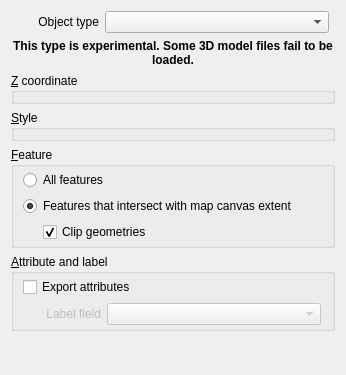
<?xml version="1.0" encoding="UTF-8"?>
<ui version="4.0">
 <class>VectorPropertiesWidget</class>
 <widget class="QWidget" name="VectorPropertiesWidget">
  <property name="geometry">
   <rect>
    <x>0</x>
    <y>0</y>
    <width>346</width>
    <height>375</height>
   </rect>
  </property>
  <property name="windowTitle">
   <string>Form</string>
  </property>
  <layout class="QVBoxLayout" name="verticalLayout_2">
   <item>
    <layout class="QFormLayout" name="formLayout_4">
     <property name="fieldGrowthPolicy">
      <enum>QFormLayout::AllNonFixedFieldsGrow</enum>
     </property>
     <property name="leftMargin">
      <number>8</number>
     </property>
     <property name="rightMargin">
      <number>6</number>
     </property>
     <item row="0" column="0">
      <widget class="QLabel" name="label_ObjectType">
       <property name="minimumSize">
        <size>
         <width>80</width>
         <height>0</height>
        </size>
       </property>
       <property name="text">
        <string>Object type</string>
       </property>
       <property name="alignment">
        <set>Qt::AlignRight|Qt::AlignTrailing|Qt::AlignVCenter</set>
       </property>
      </widget>
     </item>
     <item row="0" column="1">
      <widget class="QComboBox" name="comboBox_ObjectType">
       <property name="sizePolicy">
        <sizepolicy hsizetype="Expanding" vsizetype="Fixed">
         <horstretch>0</horstretch>
         <verstretch>0</verstretch>
        </sizepolicy>
       </property>
      </widget>
     </item>
    </layout>
   </item>
   <item>
    <widget class="QLabel" name="label_ObjectTypeMessage">
     <property name="font">
      <font>
       <weight>75</weight>
       <bold>true</bold>
      </font>
     </property>
     <property name="styleSheet">
      <string notr="true">font-weight: bold;</string>
     </property>
     <property name="text">
      <string>This type is experimental. Some 3D model files fail to be loaded.</string>
     </property>
     <property name="alignment">
      <set>Qt::AlignCenter</set>
     </property>
     <property name="wordWrap">
      <bool>true</bool>
     </property>
    </widget>
   </item>
   <item>
    <widget class="QGroupBox" name="groupBox_zCoordinate">
     <property name="title">
      <string>&amp;Z coordinate</string>
     </property>
     <layout class="QGridLayout" name="gridLayout_9">
      <property name="leftMargin">
       <number>9</number>
      </property>
      <property name="topMargin">
       <number>3</number>
      </property>
      <property name="rightMargin">
       <number>9</number>
      </property>
      <property name="bottomMargin">
       <number>3</number>
      </property>
      <item row="1" column="0">
       <layout class="QVBoxLayout" name="verticalLayout_zCoordinate"/>
      </item>
     </layout>
    </widget>
   </item>
   <item>
    <widget class="QGroupBox" name="groupBox_Styles">
     <property name="minimumSize">
      <size>
       <width>0</width>
       <height>0</height>
      </size>
     </property>
     <property name="title">
      <string>&amp;Style</string>
     </property>
     <layout class="QGridLayout" name="gridLayout_8">
      <property name="leftMargin">
       <number>9</number>
      </property>
      <property name="topMargin">
       <number>3</number>
      </property>
      <property name="rightMargin">
       <number>9</number>
      </property>
      <property name="bottomMargin">
       <number>3</number>
      </property>
      <item row="0" column="0">
       <layout class="QVBoxLayout" name="verticalLayout_Styles"/>
      </item>
     </layout>
    </widget>
   </item>
   <item>
    <widget class="QGroupBox" name="groupBox_Features">
     <property name="title">
      <string>&amp;Feature</string>
     </property>
     <layout class="QVBoxLayout" name="verticalLayout_3">
      <property name="leftMargin">
       <number>9</number>
      </property>
      <property name="topMargin">
       <number>3</number>
      </property>
      <property name="rightMargin">
       <number>9</number>
      </property>
      <property name="bottomMargin">
       <number>3</number>
      </property>
      <item>
       <widget class="QRadioButton" name="radioButton_AllFeatures">
        <property name="text">
         <string>All features</string>
        </property>
       </widget>
      </item>
      <item>
       <widget class="QRadioButton" name="radioButton_IntersectingFeatures">
        <property name="text">
         <string>Features that intersect with map canvas extent</string>
        </property>
        <property name="checked">
         <bool>true</bool>
        </property>
       </widget>
      </item>
      <item>
       <layout class="QVBoxLayout" name="verticalLayout_Feature">
        <property name="leftMargin">
         <number>20</number>
        </property>
        <item>
         <widget class="QCheckBox" name="checkBox_Clip">
          <property name="text">
           <string>Clip geometries</string>
          </property>
          <property name="checked">
           <bool>true</bool>
          </property>
         </widget>
        </item>
       </layout>
      </item>
     </layout>
    </widget>
   </item>
   <item>
    <widget class="QGroupBox" name="groupBox_Attrs">
     <property name="title">
      <string>&amp;Attribute and label</string>
     </property>
     <layout class="QVBoxLayout" name="verticalLayout_4">
      <property name="leftMargin">
       <number>9</number>
      </property>
      <property name="topMargin">
       <number>3</number>
      </property>
      <property name="rightMargin">
       <number>9</number>
      </property>
      <property name="bottomMargin">
       <number>3</number>
      </property>
      <item>
       <widget class="QCheckBox" name="checkBox_ExportAttrs">
        <property name="text">
         <string>Export attributes</string>
        </property>
        <property name="checked">
         <bool>false</bool>
        </property>
       </widget>
      </item>
      <item>
       <layout class="QFormLayout" name="formLayout_Label">
        <property name="leftMargin">
         <number>2</number>
        </property>
        <property name="rightMargin">
         <number>2</number>
        </property>
        <item row="0" column="0">
         <widget class="QLabel" name="label">
          <property name="enabled">
           <bool>false</bool>
          </property>
          <property name="minimumSize">
           <size>
            <width>76</width>
            <height>0</height>
           </size>
          </property>
          <property name="text">
           <string>Label field</string>
          </property>
          <property name="alignment">
           <set>Qt::AlignRight|Qt::AlignTrailing|Qt::AlignVCenter</set>
          </property>
         </widget>
        </item>
        <item row="0" column="1">
         <widget class="QComboBox" name="comboBox_Label">
          <property name="enabled">
           <bool>false</bool>
          </property>
          <property name="sizePolicy">
           <sizepolicy hsizetype="Expanding" vsizetype="Fixed">
            <horstretch>0</horstretch>
            <verstretch>0</verstretch>
           </sizepolicy>
          </property>
          <property name="maximumSize">
           <size>
            <width>270</width>
            <height>16777215</height>
           </size>
          </property>
         </widget>
        </item>
       </layout>
      </item>
      <item>
       <layout class="QVBoxLayout" name="verticalLayout_Label"/>
      </item>
     </layout>
    </widget>
   </item>
   <item>
    <spacer name="verticalSpacer">
     <property name="orientation">
      <enum>Qt::Vertical</enum>
     </property>
     <property name="sizeHint" stdset="0">
      <size>
       <width>20</width>
       <height>40</height>
      </size>
     </property>
    </spacer>
   </item>
  </layout>
 </widget>
 <resources/>
 <connections>
  <connection>
   <sender>radioButton_IntersectingFeatures</sender>
   <signal>toggled(bool)</signal>
   <receiver>checkBox_Clip</receiver>
   <slot>setEnabled(bool)</slot>
   <hints>
    <hint type="sourcelabel">
     <x>169</x>
     <y>168</y>
    </hint>
    <hint type="destinationlabel">
     <x>179</x>
     <y>191</y>
    </hint>
   </hints>
  </connection>
 </connections>
</ui>
